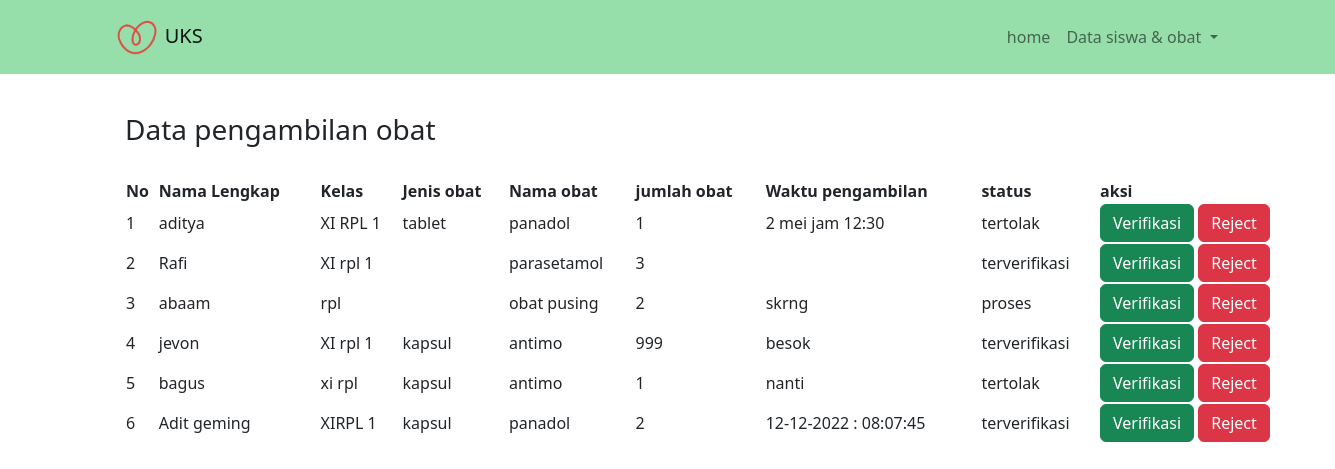
The app's page /projek-uks/admin/pengambilan_obat.php with its own data.
### tables this page shows
CREATE TABLE `data_pengambilan_obat` (
  `id_pengambilan` int(11) NOT NULL,
  `waktu_pengambilan` varchar(50) NOT NULL,
  `nama_lengkap` varchar(100) NOT NULL,
  `kelas` varchar(100) NOT NULL,
  `jenis_obat` enum('kapsul','tablet','sirup') NOT NULL,
  `nama_obat` varchar(100) NOT NULL,
  `jumlah_obat` varchar(100) NOT NULL,
  `status` enum('proses','terverifikasi','tertolak') NOT NULL
);

### projek-uks/admin/function.php (called while the page is built, shortened)
<?php
require '../koneksi.php';
function query($query){
    global $conn;
    $result = mysqli_query($conn, $query);
    while($row = mysqli_fetch_assoc($result)){
        $rows[] = $row;
    }
    return $rows;
}
?>

### projek-uks/admin/pengambilan_obat.php (the view, shortened to what this page needs)
<?php
require 'function.php';
$penagmbilan = query("SELECT * FROM data_pengambilan_obat");
?>
<!DOCTYPE html>
<html lang="en">
<head>
</head>
<body>
<?php require '../nav/navbar.php'?>
<div class="main"><br><br>
    <h3>Data pengambilan obat</h3><br>
    <table>
        <tr>
            <th>No</th>
            <th>Nama Lengkap</th>
            <th>Kelas</th>
            <th>Jenis obat</th>
            <th>Nama obat</th>
            <th>jumlah obat</th>
            <th>Waktu pengambilan</th>
            <th>status</th>
            <th>aksi</th>
        </tr>
        <?php $i = 1; ?>
        <?php foreach($penagmbilan as $data) : ?>
            <tr>
                <td><?= $i; ?></td>
                <td><?= $data["nama_lengkap"] ?></td>
                <td><?= $data["kelas"] ?></td>
                <td><?= $data["jenis_obat"] ?></td>
                <td><?= $data["nama_obat"] ?></td>
                <td><?= $data["jumlah_obat"] ?></td>
                <td><?= $data["waktu_pengambilan"] ?></td>
                <td><?= $data["status"] ?></td>
                <td>
                    <a href="verifikasi.php?id=<?= $data["id_pengambilan"]; ?>" class="btn btn-success" onClick="return confirm('anda yakin ingin mengverifikasi?')">Verifikasi</a>
                    <a href="reject.php?id=<?= $data["id_pengambilan"]; ?>" class="btn btn-danger" onClick="return confirm('anda yakin ingin menolak permintaannya?')">Reject</a>
                </td>
            </tr>
        <?php $i++;?>
        <?php endforeach; ?>
    </table>
</div>
</body>
</html>

### projek-uks/admin/pengambilan_obat.php (style rules this page uses)
.main { padding:65px 125px; }
table { width:1200px; }

### records on screen
data_pengambilan_obat: nama_lengkap "aditya", kelas "XI RPL 1", jenis_obat "tablet", nama_obat "panadol", jumlah_obat "1", waktu_pengambilan "2 mei jam 12:30", status "tertolak"
data_pengambilan_obat: nama_lengkap "Rafi", kelas "XI rpl 1", nama_obat "parasetamol", jumlah_obat "3", status "terverifikasi"
data_pengambilan_obat: nama_lengkap "abaam", kelas "rpl", nama_obat "obat pusing", jumlah_obat "2", waktu_pengambilan "skrng", status "proses"
data_pengambilan_obat: nama_lengkap "jevon", kelas "XI rpl 1", jenis_obat "kapsul", nama_obat "antimo", jumlah_obat "999", waktu_pengambilan "besok", status "terverifikasi"
data_pengambilan_obat: nama_lengkap "bagus", kelas "xi rpl", jenis_obat "kapsul", nama_obat "antimo", jumlah_obat "1", waktu_pengambilan "nanti", status "tertolak"
data_pengambilan_obat: nama_lengkap "Adit geming", kelas "XIRPL 1", jenis_obat "kapsul", nama_obat "panadol", jumlah_obat "2", waktu_pengambilan "12-12-2022 : 08:07:45", status "terverifikasi"
